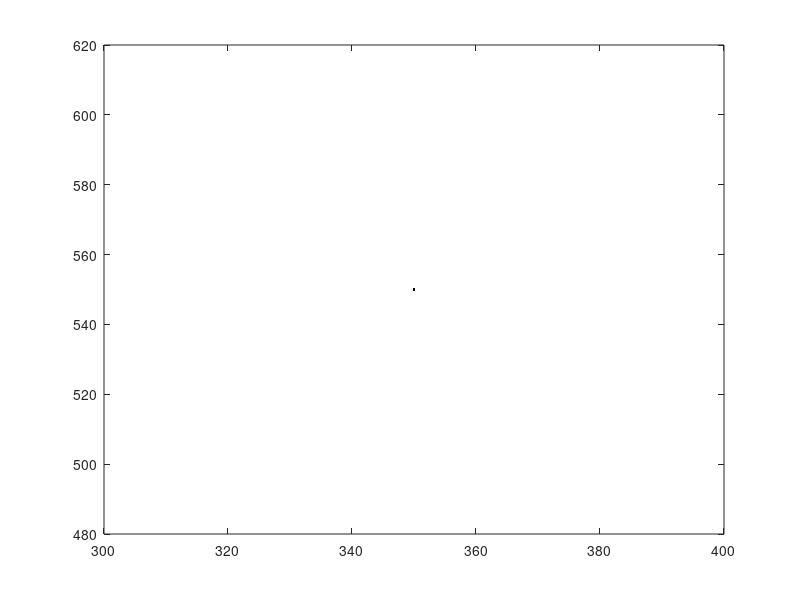

This chart was generated by the following MATLAB code:
% Abakumov Ivan
% last update: 30 September 2014

G.nx=1000;
G.nz=1000;

%% PSO parameters
number_of_parameters=2;
number_of_particles=25;   
number_of_interations=160;   

c1=2.5586;
c2=1.3358; 
w =0.3925;

Xmin=diag([ 1,      1])*ones(number_of_parameters,number_of_particles); 
Xmax=diag([ G.nx,   G.nz])*ones(number_of_parameters,number_of_particles); 
Vmin=diag([-G.nx/3,-G.nz/3])*ones(number_of_parameters,number_of_particles); 
Vmax=diag([ G.nx/3, G.nz/3])*ones(number_of_parameters,number_of_particles); 

%% Initialization
X=Xmin+(Xmax-Xmin).*rand(number_of_parameters,number_of_particles); 
V=zeros(number_of_parameters,number_of_particles);

F=-((X(1,:)-350).^2 + (X(2,:)-550).^2); 

[gmax,maxpos]=max(F);
Xgmax=X(:,maxpos)*ones(1,number_of_particles);

pmax=-inf(1,number_of_particles);
Xpmax=X;

%% Iterations
for i=1:number_of_interations     
    V=w*V+c1*rand(number_of_parameters,number_of_particles).*(Xpmax-X)...
         +c2*rand(number_of_parameters,number_of_particles).*(Xgmax-X);
    V=min(max(V,Vmin),Vmax);
    X=X+V;  
    ind=((X<Xmin)+(X>Xmax))==1;
    Xrand=Xmin+(Xmax-Xmin).*rand(number_of_parameters,number_of_particles); 
    X(ind)=Xrand(ind);  
    F=-((X(1,:)-350).^2 + (X(2,:)-550).^2); 
    ind=F>pmax;
    pmax(ind)=F(ind);
    Xpmax(:,ind)=X(:,ind);
    [gmax,maxpos]=max(F);
    Xgmax=X(:,maxpos)*ones(1,number_of_particles);
end

%% Plot result
plot(X(1,:),X(2,:),'.k')